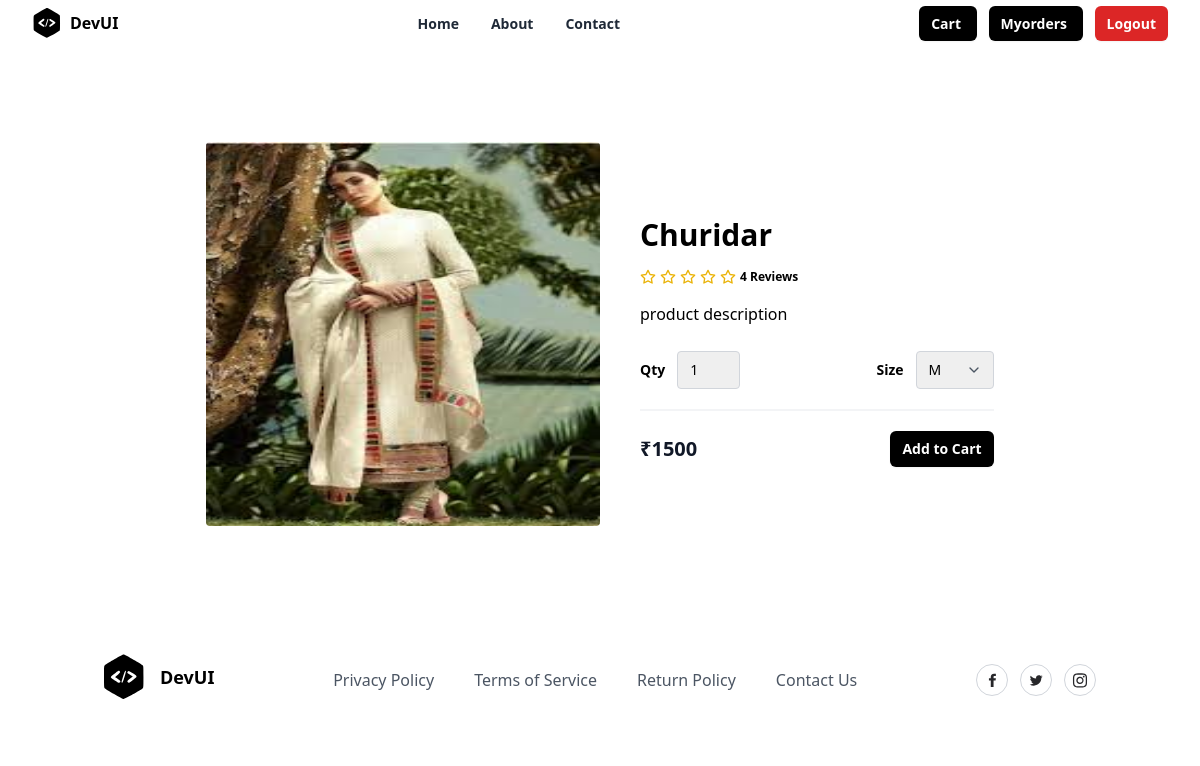
Page /products/3/ on the committed database.
### store/models.py (models this page shows, shortened)
class Product(models.Model):
    title = models.CharField(max_length=200)
    description = models.TextField(null=True, blank=True)
    size_object = models.ManyToManyField(Size)
    category_object = models.ForeignKey(Category, on_delete=models.CASCADE)
    brand_object = models.ForeignKey(Brand, on_delete=models.CASCADE)
    image = models.ImageField(upload_to='product_images', null=True, blank=True, default='product_images/default.jpg')
    price = models.PositiveIntegerField()
    tag_object=models.ManyToManyField(Tag)
    created_date = models.DateTimeField(auto_now_add=True)
    updated_date = models.DateTimeField(auto_now=True)
    is_active = models.BooleanField(default=True)

### store/views.py (the view)
# urls.py: path('products/<int:pk>/',views.ProductDetailView.as_view(),name="product-detail"),
class ProductDetailView(View):
    def get(self,request,*args,**kwargs):
        id=kwargs.get("pk")
        qs=Product.objects.get(id=id)
        return render(request,"product_detail.html",{"data":qs})

### store/templates/product_detail.html (shortened to what this page needs)
{%extends 'base.html'%}
{%block main_block%}
<section class="overflow-hidden">
    <form action="{%url 'add-cart' data.id%}" method="post">
    <div class="mx-auto max-w-5xl px-5 py-24">
      <div class="mx-auto flex flex-wrap items-center lg:w-4/5">
        <img
          alt="Nike Air Max 21A"
          class="h-64 w-full rounded object-fill lg:h-96 lg:w-1/2"
          src="{{data.image.url}}"
        />
        <div class="mt-6 w-full lg:mt-0 lg:w-1/2 lg:pl-10">
          <h1 class="my-4 text-3xl font-semibold text-black"> {{data.title}}</h1>
          <div class="my-4 flex items-center">
            <span class="flex items-center space-x-1">
              <span class="ml-3 inline-block text-xs font-semibold">
                4 Reviews
              </span>
            </span>
          </div>
          <p class="leading-relaxed">
           {{data.description}}
          </p>
          <div class="mb-5 mt-6 flex items-center border-b-2 border-gray-100 pb-5">
            <div class="flex items-center">
              <span class="mr-3 text-sm font-semibold">Qty</span>
              <select name="qty" class="appearance-none rounded border border-gray-300 py-2 pl-3 pr-10 text-sm focus:border-black focus:outline-none focus:ring-2 focus:ring-black">
                <option>1</option>
              </select>
            </div>
            <div class="ml-auto flex items-center">
              <span class="mr-3 text-sm font-semibold">Size</span>
              <div class="relative">
                <select name="size" class="appearance-none rounded border border-gray-300 py-2 pl-3 pr-10 text-sm focus:border-black focus:outline-none focus:ring-2 focus:ring-black">
                  {%for sob in data.size_object.all%}
                  <option value="{{sob.name}}">{{sob.name}}</option>
                  {%endfor%}
                </select>
                <span class="pointer-events-none absolute right-0 top-0 flex h-full w-10 items-center justify-center text-center text-gray-600">
                </span>
              </div>
            </div>
          </div>
          <div class="flex items-center justify-between">
            <span class="title-font text-xl font-bold text-gray-900">
              ₹{{data.price}}
            </span>
            <button
              type="submit"
              class="rounded-md bg-black px-3 py-2 text-sm font-semibold text-white shadow-sm hover:bg-black/80 focus-visible:outline focus-visible:outline-2 focus-visible:outline-offset-2 focus-visible:outline-black"
            >
              Add to Cart
            </button>
          </div>
        </div>
      </div>
    </div>
    </form>
  </section>
{%endblock%}

### rows in the picture
Product: image (picture), title "Churidar", description "product description", price "1500"

### other values in the picture
form field size "M"
